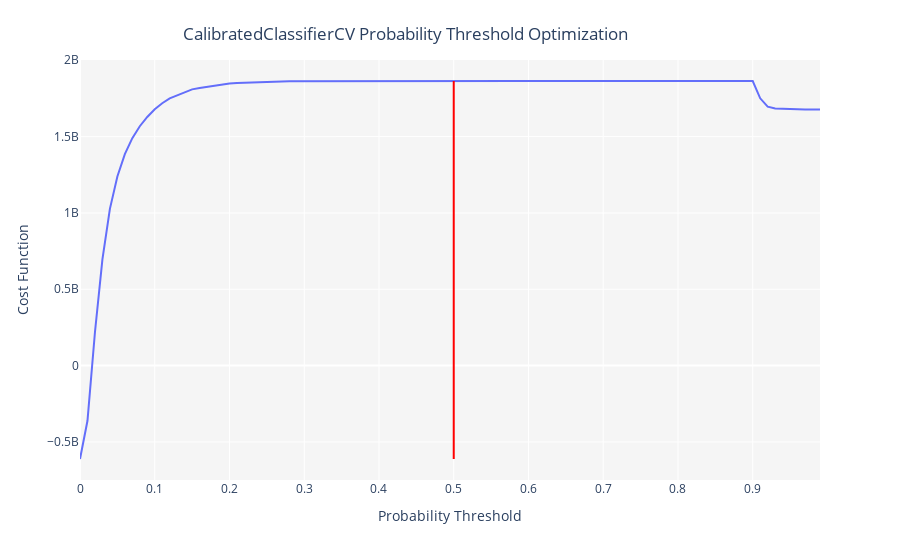

The notebook cell this image was saved under:
### Code cell
#optimize threshold for trained model
optimize_threshold(calibrated_et, true_negative = 100000, false_negative = -50000, true_positive = 50000, false_positive = -100000)
